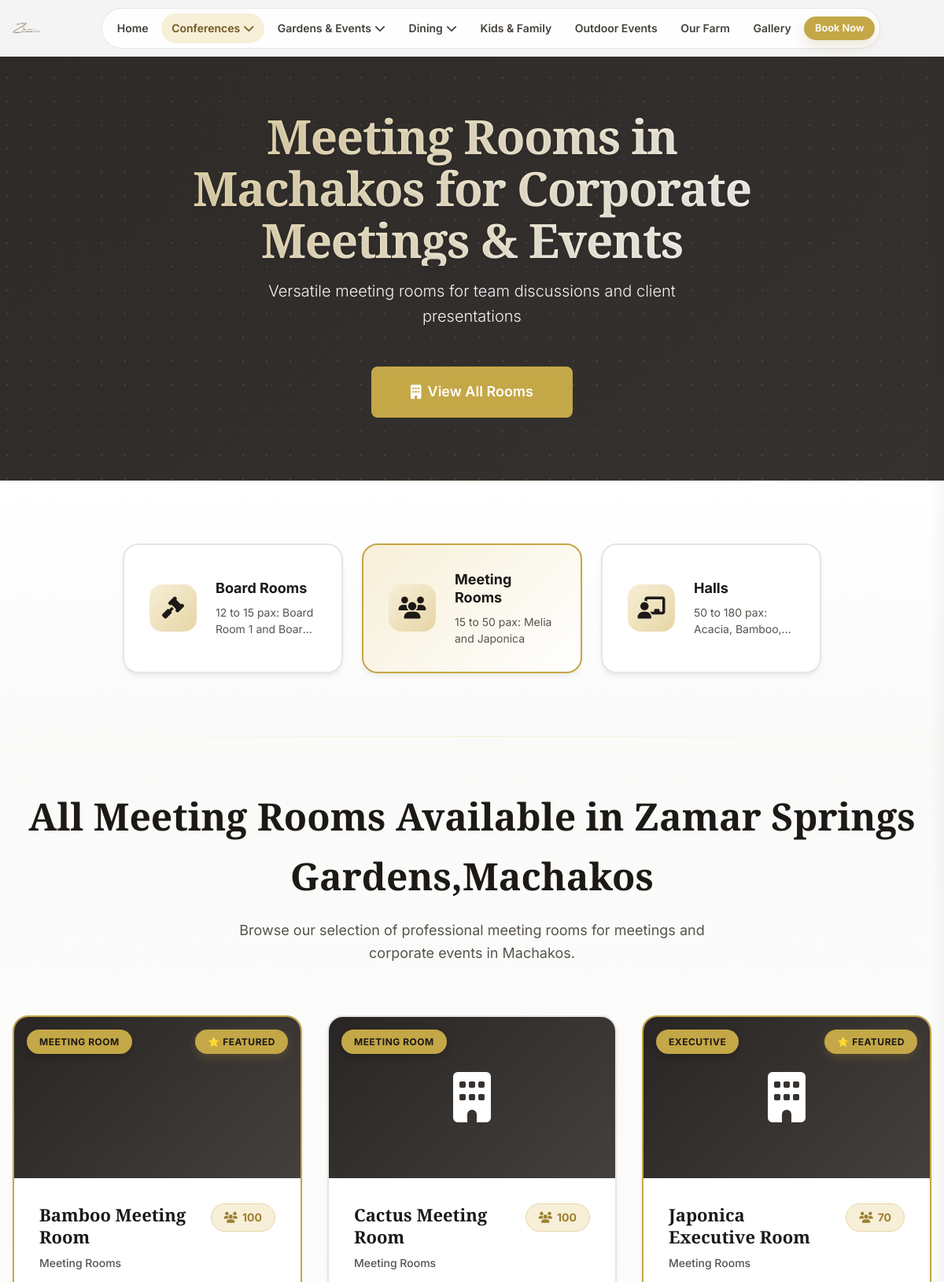
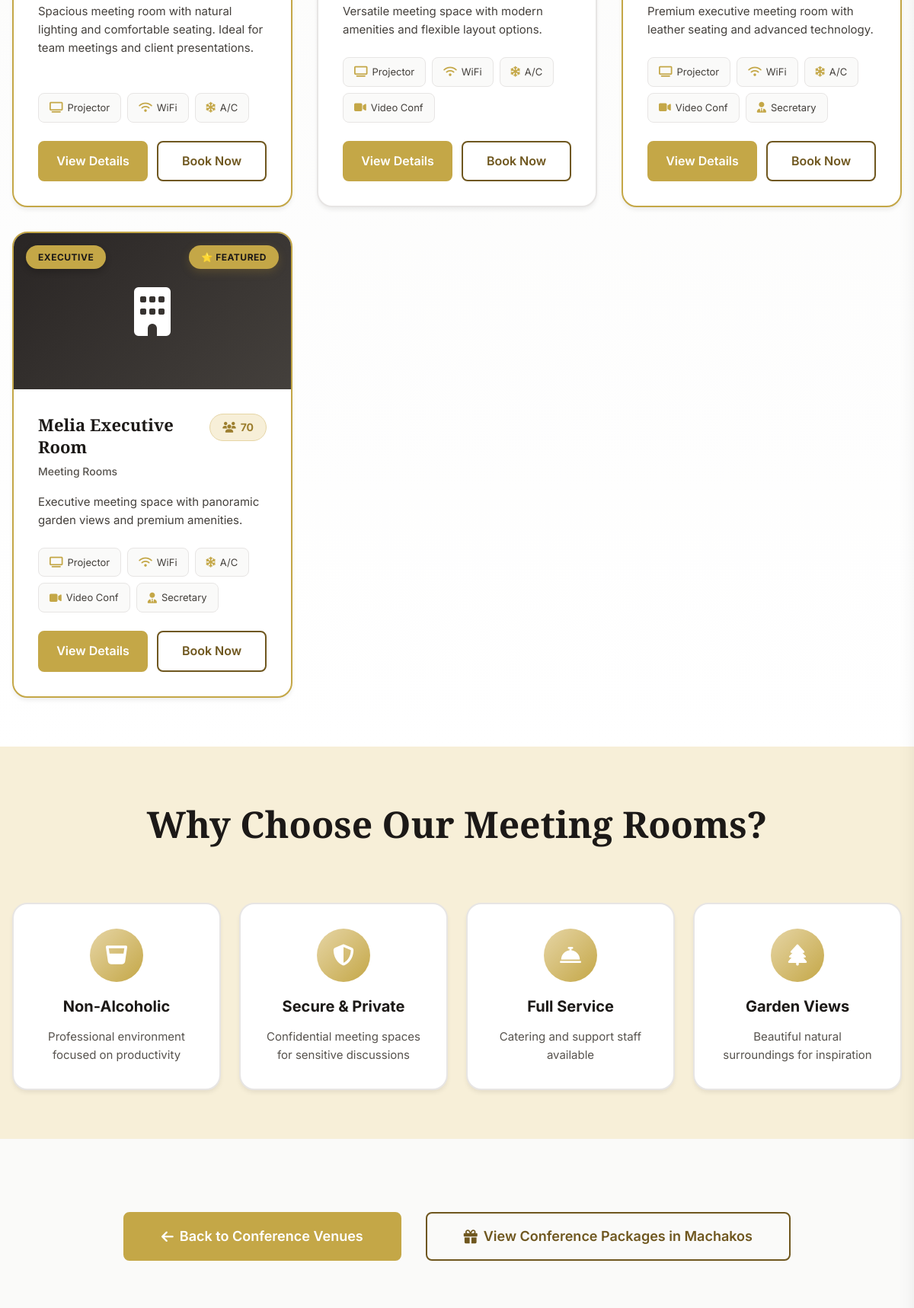
The app's page /conferences/category/meeting-rooms/ (upper part) with its own data (2 pictures, top to bottom).
### apps/conferences/models.py (models this page shows, shortened)
class ConferenceCategory(models.Model):
    CATEGORY_TYPES = [
        ('board', 'Board Rooms'),
        ('meeting', 'Meeting Rooms'),
        ('hall', 'Meeting Hall'),
    ]
    name = models.CharField(max_length=100)
    slug = models.SlugField(unique=True)
    category_type = models.CharField(max_length=20, choices=CATEGORY_TYPES)
    description = models.TextField()
    icon = models.CharField(max_length=50, help_text="Font Awesome icon class")
    display_order = models.IntegerField(default=0)
    is_active = models.BooleanField(default=True)
    class Meta:
        verbose_name = "Conference Category"
        verbose_name_plural = "Conference Categories"
        ordering = ['display_order']

class ConferenceRoom(SEOFields, TimeStampedModel):
    ROOM_TYPES = [
        ('executive', 'Executive Room'),
        ('standard', 'Standard Room'),
        ('board', 'Board Room'),
        ('hall', 'Conference Hall'),
    ]
    category = models.ForeignKey(ConferenceCategory, on_delete=models.CASCADE, related_name='rooms')
    name = models.CharField(max_length=100)
    slug = models.SlugField(unique=True)
    room_type = models.CharField(max_length=20, choices=ROOM_TYPES)
    description = models.TextField()
    capacity_classroom = models.IntegerField(validators=[MinValueValidator(0)], default=0)
    capacity_theatre = models.IntegerField(validators=[MinValueValidator(0)], default=0)
    capacity_banquet = models.IntegerField(validators=[MinValueValidator(0)], default=0)
    capacity_u_shape = models.IntegerField(validators=[MinValueValidator(0)], default=0)
    capacity_boardroom = models.IntegerField(validators=[MinValueValidator(0)], default=0)
    has_projector = models.BooleanField(default=True)
    has_sound_system = models.BooleanField(default=True)
    has_wifi = models.BooleanField(default=True)
    has_whiteboard = models.BooleanField(default=True)
    has_air_conditioning = models.BooleanField(default=True)
    has_natural_light = models.BooleanField(default=True)
    has_secretary_space = models.BooleanField(default=False)
    has_video_conferencing = models.BooleanField(default=False)
    dimensions = models.CharField(max_length=100, blank=True)
    floor_area = models.CharField(max_length=50, blank=True)
    half_day_rate = models.DecimalField(max_digits=10, decimal_places=2, null=True, blank=True)
    full_day_rate = models.DecimalField(max_digits=10, decimal_places=2, null=True, blank=True)
    hourly_rate = models.DecimalField(max_digits=10, decimal_places=2, null=True, blank=True)
    featured_image = models.ImageField(upload_to='conferences/rooms/', blank=True)
    is_featured = models.BooleanField(default=False)
    is_active = models.BooleanField(default=True)
    display_order = models.IntegerField(default=0)
    class Meta:
        verbose_name = "Conference Room"
        verbose_name_plural = "Conference Rooms"
        ordering = ['category', 'display_order', 'name']
    def get_max_capacity(self):
        capacities = [
            self.capacity_classroom,
            self.capacity_theatre,
            self.capacity_banquet,
            self.capacity_u_shape,
            self.capacity_boardroom
        ]
        return max(capacities) if capacities else 0

### apps/conferences/views.py (the view)
# urls.py: path('category/<slug:slug>/', views.category_detail, name='category_detail'),
def category_detail(request, slug):
    category = get_object_or_404(
        ConferenceCategory,
        slug=slug,
        is_active=True
    )
    rooms = ConferenceRoom.objects.filter(
        category=category,
        is_active=True
    ).order_by('display_order')
    all_categories = ConferenceCategory.objects.filter(
        id__in=_ordered_conference_categories_queryset().values("id")
    ).annotate(
        sort_priority=Case(
            When(category_type="board", then=Value(1)),
            When(category_type="meeting", then=Value(2)),
            When(category_type="hall", then=Value(3)),
            default=Value(99),
            output_field=IntegerField(),
        )
    ).order_by("sort_priority", "display_order", "name")
    return render(request, 'conferences/category_detail.html', {
        'category': category,
        'rooms': rooms,
        'all_categories': all_categories,
    })

### apps/conferences/templates/conferences/category_detail.html (shortened to what this page needs)
{% extends "base.html" %}
{% load static %}
{% block extra_css %}
<link rel="stylesheet" href="{% static 'css/conference.css' %}">
{% endblock %}
{% block content %}
<section class="conference-hero">
    <div class="container">
        <div class="conference-hero-content">
            <h1 class="conference-hero-title">{{ category.name }} in Machakos for Corporate Meetings & Events</h1>
            <p class="conference-hero-subtitle">{{ category.description }}</p>
            <a href="#rooms" class="btn btn-gold btn-large">
                <i class="fas fa-building"></i>
                View All Rooms
            </a>
        </div>
    </div>
</section>
<section class="category-nav">
    <div class="container">
        <div class="category-nav-scroll">
            {% for cat in all_categories %}
            <a href="{% url 'conferences:category_detail' cat.slug %}"
               class="category-card {% if cat.slug == category.slug %}active{% endif %}">
                <div class="category-card-icon">
                    <i class="{{ cat.icon }}"></i>
                </div>
                <div class="category-card-content">
                    <h3>
                        {% if cat.category_type == 'board' %}
                            Board Rooms
                        {% elif cat.category_type == 'meeting' %}
                            Meeting Rooms
                        {% elif cat.category_type == 'hall' %}
                            Halls
                        {% else %}
                            {{ cat.name }}
                        {% endif %}
                    </h3>
                    <p>
                        {% if cat.category_type == 'board' %}
                            12 to 15 pax: Board Room 1 and Board Room 2
                        {% elif cat.category_type == 'meeting' %}
                            15 to 50 pax: Melia and Japonica
                        {% elif cat.category_type == 'hall' %}
                            50 to 180 pax: Acacia, Bamboo, and Cactus
                        {% else %}
                            {{ cat.description|truncatewords:8 }}
                        {% endif %}
                    </p>
                </div>
            </a>
            {% endfor %}
        </div>
    </div>
</section>
<section class="rooms-section" id="rooms">
    <div class="container">
        <div class="section-header">
            <h2 class="section-title">All {{ category.name }} Available in Zamar Springs Gardens,Machakos</h2>
            <p class="section-subtitle">Browse our selection of professional {{ category.name|lower }} for meetings and corporate events in Machakos.</p>
        </div>
        {% if rooms %}
        <div class="rooms-grid">
            {% for room in rooms %}
            <div class="room-card {% if room.is_featured %}room-card-featured{% endif %}">
                <div class="room-image-container">
                    {% if room.featured_image %}
                    <img class="room-image" src="{{ room.featured_image.url }}" alt="{{ room.name }} - {{ category.name }} in Machakos at Zamar Springs Gardens" loading="lazy" decoding="async" width="800" height="533">
                    {% else %}
                    <div class="room-image-placeholder">
                        <i class="fas fa-building fa-4x"></i>
                    </div>
                    {% endif %}
                    {% if room.room_type == 'executive' %}
                    <span class="room-badge">Executive</span>
                    {% elif room.room_type == 'hall' %}
                    <span class="room-badge">Conference Hall</span>
                    {% elif room.room_type == 'board' %}
                    <span class="room-badge">Board Room</span>
                    {% else %}
                    <span class="room-badge">Meeting Room</span>
                    {% endif %}
                </div>
                <div class="room-content">
                    <div class="room-header">
                        <div>
                            <h3 class="room-title">{{ room.name }}</h3>
                            <p class="room-type">{{ room.category.name }}</p>
                        </div>
                        <div class="room-capacity">
                            <i class="fas fa-users"></i>
                            {{ room.get_max_capacity }}
                        </div>
                    </div>
                    <p class="room-description">
                        {{ room.description|truncatewords:25 }}
                    </p>
                    <div class="room-features">
                        {% if room.has_projector %}
                        <span class="room-feature">
                            <i class="fas fa-tv"></i>
                            Projector
                        </span>
                        {% endif %}
                        {% if room.has_wifi %}
                        <span class="room-feature">
                            <i class="fas fa-wifi"></i>
                            WiFi
                        </span>
                        {% endif %}
                        {% if room.has_air_conditioning %}
                        <span class="room-feature">
                            <i class="fas fa-snowflake"></i>
                            A/C
                        </span>
                        {% endif %}
                        {% if room.has_video_conferencing %}
                        <span class="room-feature">
                            <i class="fas fa-video"></i>
                            Video Conf
                        </span>
                        {% endif %}
                        {% if room.has_secretary_space %}
                        <span class="room-feature">
                            <i class="fas fa-user-tie"></i>
                            Secretary
                        </span>
                        {% endif %}
                    </div>
                    <div class="room-actions">
                        <a href="{% url 'conferences:room_detail' room.slug %}" class="btn btn-gold">
                            View Details
                        </a>
                        <a href="{% url 'conferences:room_detail' room.slug %}#booking" class="btn btn-outline-gold">
                            Book Now
                        </a>
                    </div>
                </div>
            </div>
            {% endfor %}
        </div>
        {% endif %}
    </div>
</section>
<section class="section-padding bg-gold-light">
    <div class="container">
        <div class="section-header">
            <h2 class="section-title">Why Choose Our {{ category.name }}?</h2>
        </div>
        <div class="highlights-grid">
            <div class="highlight-card">
                <div class="highlight-icon">
                    <i class="fas fa-glass-whiskey"></i>
                </div>
                <h3>Non-Alcoholic</h3>
                <p>Professional environment focused on productivity</p>
            </div>
            <div class="highlight-card">
                <div class="highlight-icon">
                    <i class="fas fa-shield-alt"></i>
                </div>
                <h3>Secure & Private</h3>
                <p>Confidential meeting spaces for sensitive discussions</p>
            </div>
            <div class="highlight-card">
                <div class="highlight-icon">
                    <i class="fas fa-concierge-bell"></i>
                </div>
                <h3>Full Service</h3>
                <p>Catering and support staff available</p>
            </div>
            <div class="highlight-card">
                <div class="highlight-icon">
                    <i class="fas fa-tree"></i>
                </div>
                <h3>Garden Views</h3>
                <p>Beautiful natural surroundings for inspiration</p>
            </div>
        </div>
    </div>
</section>
<section class="section-padding">
    <div class="container">
        <div class="text-center facility-cta">
            <a href="{% url 'conferences:overview' %}" class="btn btn-gold btn-large">
                <i class="fas fa-arrow-left"></i>
                Back to Conference Venues
            </a>
            <a href="{% url 'conferences:packages' %}" class="btn btn-outline-gold btn-large" style="margin-left: var(--space-4);">
                <i class="fas fa-gift"></i>
                View Conference Packages in Machakos
            </a>
        </div>
    </div>
</section>
{% endblock %}

### records on screen
ConferenceCategory: name "Meeting Rooms", description "Versatile meeting rooms for team discussions and client presentations", category_type "Meeting Rooms", name "meeting rooms"
ConferenceCategory: category_type "Board Rooms"
ConferenceCategory: category_type "Halls"
ConferenceRoom: featured_image (picture), room_type "MEETING ROOM", name "Bamboo Meeting Room", category.name "Meeting Rooms", get_max_capacity "100", description "Spacious meeting room with natural lighting and comfortable seating. Ideal for team meetings and client presentations.", has_projector True (drawn), has_wifi True (drawn), has_air_conditioning True (drawn)
ConferenceRoom: room_type "MEETING ROOM", name "Cactus Meeting Room", category.name "Meeting Rooms", get_max_capacity "100", description "Versatile meeting space with modern amenities and flexible layout options.", has_projector True (drawn), has_wifi True (drawn), has_air_conditioning True (drawn), has_video_conferencing True (drawn)
ConferenceRoom: room_type "EXECUTIVE", name "Japonica Executive Room", category.name "Meeting Rooms", get_max_capacity "70", description "Premium executive meeting room with leather seating and advanced technology.", has_projector True (drawn), has_wifi True (drawn), has_air_conditioning True (drawn), has_video_conferencing True (drawn), has_secretary_space True (drawn)
ConferenceRoom: room_type "EXECUTIVE", name "Melia Executive Room", category.name "Meeting Rooms", get_max_capacity "70", description "Executive meeting space with panoramic garden views and premium amenities.", has_projector True (drawn), has_wifi True (drawn), has_air_conditioning True (drawn), has_video_conferencing True (drawn), has_secretary_space True (drawn)
